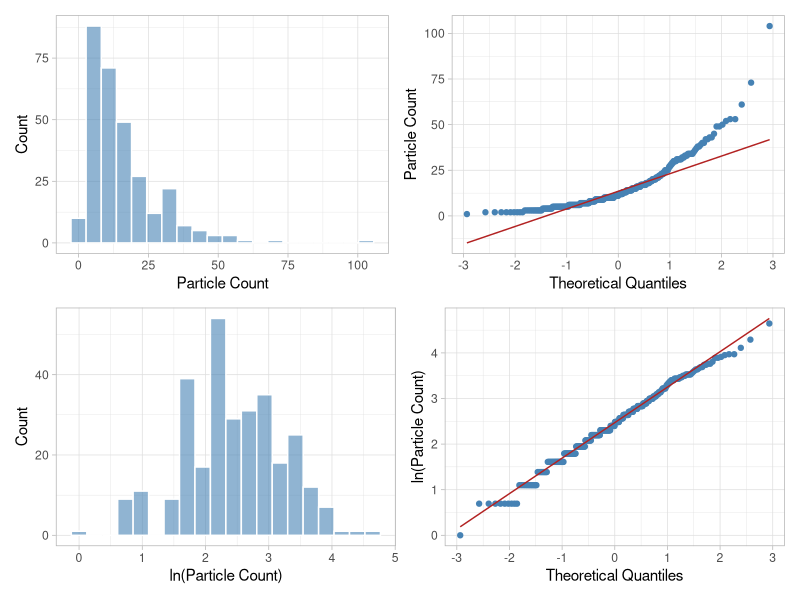
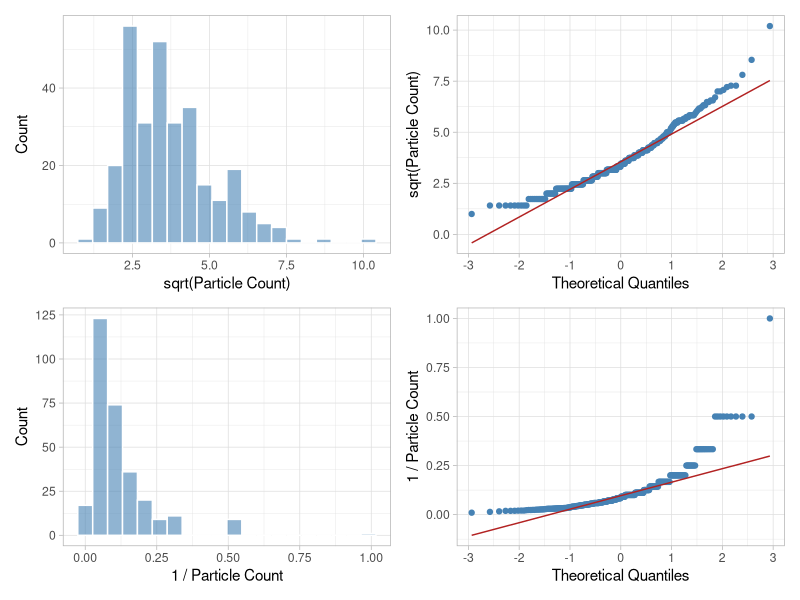

Source code (R) for these figures, in order:
## ---- chunk 1
#| code-fold: true
#| message: false
library(tidyverse)
library(patchwork)

set.seed(9)
particle_counts <- pmax(round(rlnorm(300, meanlog = 2.5, sdlog = 0.8)), 1)

transformed <- tibble(
  original = particle_counts,
  log = log(particle_counts),
  sqrt = sqrt(particle_counts),
  inverse = 1 / particle_counts
)

hist_plot <- function(data, var, label) {
  ggplot(data, aes(.data[[var]])) +
    geom_histogram(bins = 20, fill = "steelblue", alpha = 0.6, color = "white") +
    labs(x = label, y = "Count") +
    theme_light()
}

qq_plot <- function(data, var, label) {
  ggplot(data, aes(sample = .data[[var]])) +
    stat_qq(color = "steelblue") +
    stat_qq_line(color = "firebrick") +
    labs(x = "Theoretical Quantiles", y = label) +
    theme_light()
}
## ---- chunk 2
#| code-fold: true
#| label: fig-ppc-47-original-log
#| fig-cap: "Histograms and normal probability plots: original particle counts and log-transformed particle counts"
(hist_plot(transformed, "original", "Particle Count") + qq_plot(transformed, "original", "Particle Count")) /
  (hist_plot(transformed, "log", "ln(Particle Count)") + qq_plot(transformed, "log", "ln(Particle Count)"))
## ---- chunk 3
#| code-fold: true
#| label: fig-ppc-47-sqrt-inverse
#| fig-cap: "Histograms and normal probability plots: square-root-transformed and inverse-transformed particle counts"
(hist_plot(transformed, "sqrt", "sqrt(Particle Count)") + qq_plot(transformed, "sqrt", "sqrt(Particle Count)")) /
  (hist_plot(transformed, "inverse", "1 / Particle Count") + qq_plot(transformed, "inverse", "1 / Particle Count"))
